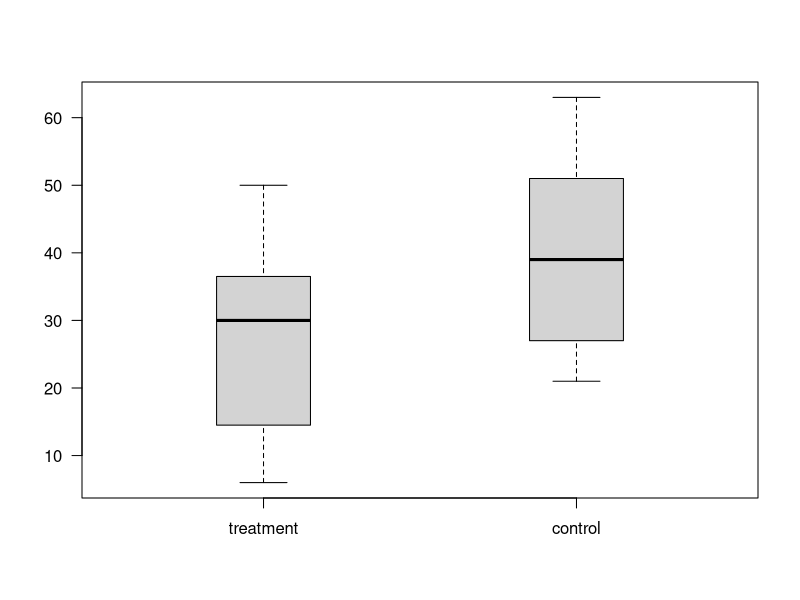

Here is the R script that generated this plot:
## ---- chunk 1
knitr::opts_chunk$set(echo = TRUE)
## ---- chunk 2
treatment <- c(18, 43, 28, 50, 16, 32, 13, 35, 38, 33, 6, 7)
control <- c(40, 54, 26, 63, 21, 37, 39, 23, 48, 58, 28, 39)
dat <- data.frame(cbind(treatment, control))
summary(dat)

boxplot(dat, boxwex = 0.3, las = 1)
apply(dat, 2, mean)
apply(dat, 2, sd)
var.test(treatment, control)
t.test(treatment, control, var.equal = T)
